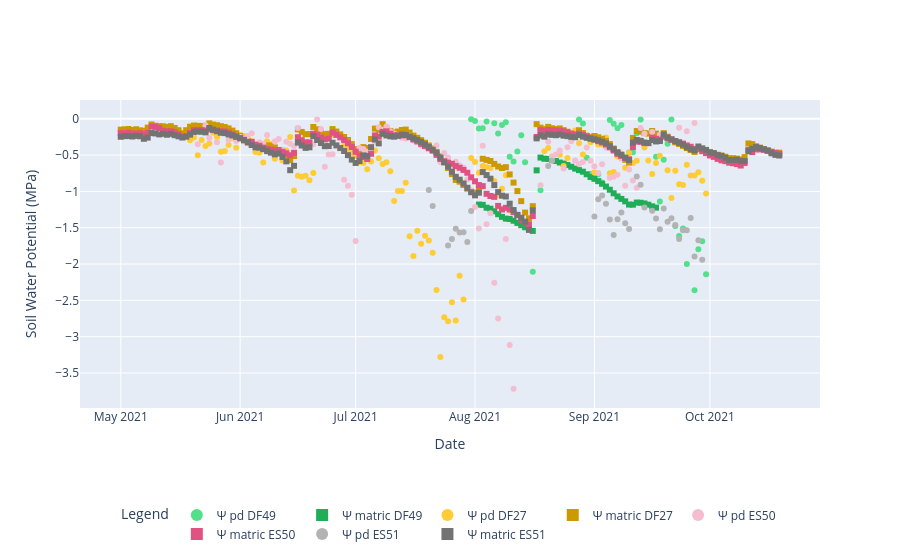
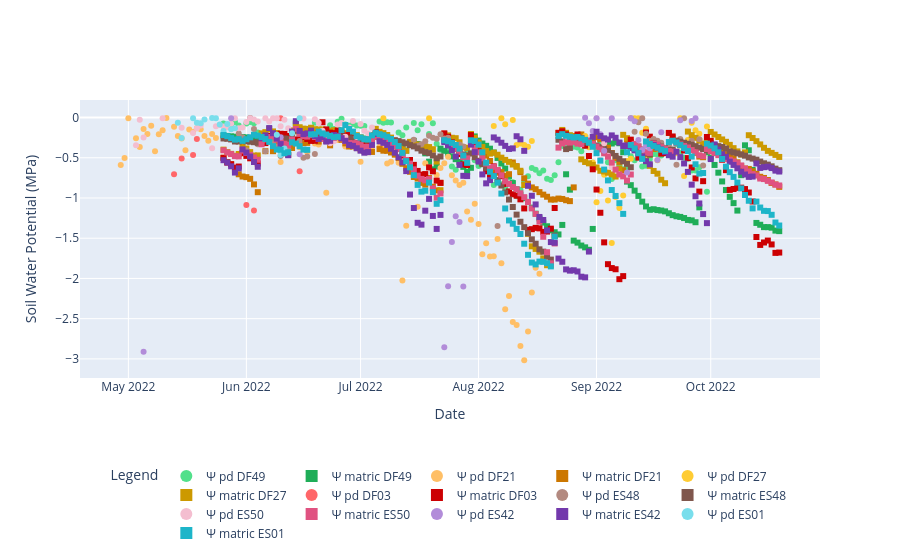

Notebook code for these charts, in order:
### Markdown cell above
In this step, we plotted the daily average predawn water potential (Ψ_pd) and matric potential (Ψ_matric) for each tree in a given year using data stored in trees_data. The predawn water potential, stored as a pandas Series under trees_data[<tree_year>]['PSY_predawn'], was derived from the intercepts of linear regressions between sap flow (SF_incomplete) and water potential (PSY_cleaned) during nighttime hours (10 PM to 7 AM), with positive intercepts adjusted to -0.0001 MPa to represent wet soil conditions. The matric potential, stored as a DataFrame under trees_data[<tree_year>]['PSY_matric'] with a column 'PSY_matric', represents the soil water potential calculated using the van Genuchten model. For each tree, we computed daily means of both potentials and visualized them on a scatter plot with dates on the x-axis and soil water potential (MPa) on the y-axis, using dots for Ψ_pd (Ψs-intercept) and squares for Ψ_matric (Ψs-VG). The plot revealed significant decoupling between Ψ_pd and Ψ_matric during dry periods, with Ψ_pd often becoming much more negative, likely due to hydraulic disconnection, rooting depth differences, or limitations in the regression and van Genuchten models under drought conditions.

### Code cell
from utils.predawn import plot_psy_matric_daily
# Plot daily averages of PSY_predawn (intercepts) and PSY_matric for 2021 and 2022
both_psy_2021 = plot_psy_matric_daily(trees_data, '2021')
both_psy_2022 = plot_psy_matric_daily(trees_data, '2022')

# # save plots to IVC_plots inside Output_graphs
path_VG=path_output_graphs+'IVC_plots/PD_VG_night/'

for path in [path_VG,path_latex]:
        both_psy_2021.write_image(path+'PD_VG_avg_2021.png',scale=8)
        both_psy_2022.write_image(path+'PD_VG_avg_2022.png',scale=8)
